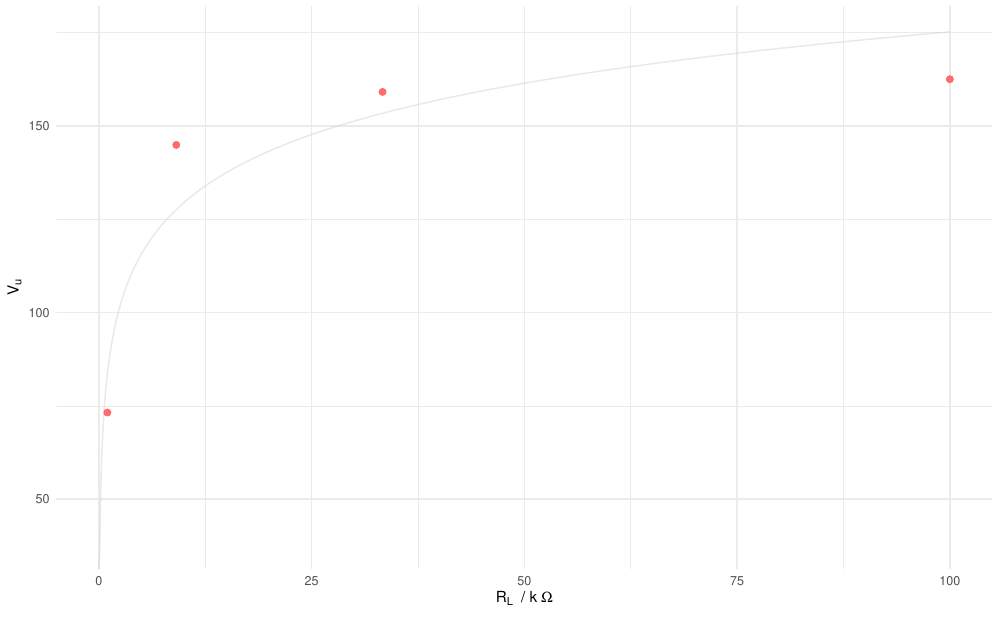

Write the R code that produced this figure.
library(ggplot2)

width <- 10
height <- 0.618 * width

pdfName <- "2_3_1.pdf"


R <- c(100, 33.33, 9.09, 0.99)
V <- c(162.5, 159.1, 144.9, 73.22)

dat <- data.frame(R, V)

attach(dat)
model <- lm(V~log(R))

coef(model)

Rs <- seq(from=0, to=100, length.out = 1000)
Vs <- predict(model, newdata = data.frame(R=Rs))


predictdata <- data.frame(Rs, Vs)

pointColor <- "#ff6b6b"
curveColor <- "#ced4da7F"

xlab <- bquote("R"["L"]~" / k"~Omega)
ylab <- bquote("V"["u"])

p <- ggplot(data = dat, aes(x = R, y=V)) +
    theme_minimal() +
    xlab(xlab)+
    ylab(ylab)+
    geom_line(data = predictdata, aes(x=Rs, y=Vs), color=curveColor) +
    geom_point(color=pointColor, size=2)

pdf(pdfName, width, height)
p
